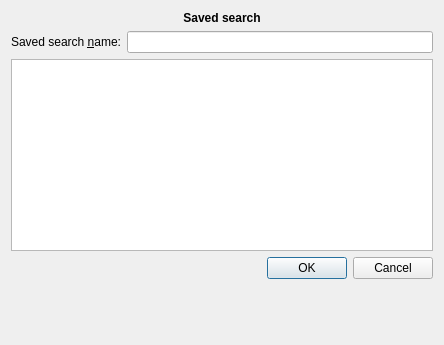
<?xml version="1.0" encoding="UTF-8"?>
<ui version="4.0">
 <class>AddOrEditSavedSearchDialog</class>
 <widget class="QWidget" name="AddOrEditSavedSearchDialog">
  <property name="geometry">
   <rect>
    <x>0</x>
    <y>0</y>
    <width>444</width>
    <height>345</height>
   </rect>
  </property>
  <property name="windowTitle">
   <string>Form</string>
  </property>
  <layout class="QVBoxLayout" name="verticalLayout">
   <item>
    <widget class="QLabel" name="savedSearchLabel">
     <property name="font">
      <font>
       <weight>75</weight>
       <bold>true</bold>
      </font>
     </property>
     <property name="text">
      <string>Saved search</string>
     </property>
     <property name="alignment">
      <set>Qt::AlignCenter</set>
     </property>
    </widget>
   </item>
   <item>
    <layout class="QHBoxLayout" name="savedSearchNameHorizontalLayout">
     <item>
      <widget class="QLabel" name="savedSearchNameLabel">
       <property name="text">
        <string>Saved search &amp;name:</string>
       </property>
       <property name="alignment">
        <set>Qt::AlignRight|Qt::AlignTrailing|Qt::AlignVCenter</set>
       </property>
       <property name="buddy">
        <cstring>savedSearchNameLineEdit</cstring>
       </property>
      </widget>
     </item>
     <item>
      <widget class="QLineEdit" name="savedSearchNameLineEdit"/>
     </item>
    </layout>
   </item>
   <item>
    <widget class="QPlainTextEdit" name="searchQueryPlainTextEdit"/>
   </item>
   <item>
    <widget class="QDialogButtonBox" name="buttonBox">
     <property name="standardButtons">
      <set>QDialogButtonBox::Cancel|QDialogButtonBox::Ok</set>
     </property>
    </widget>
   </item>
   <item>
    <widget class="QLabel" name="statusBar">
     <property name="sizePolicy">
      <sizepolicy hsizetype="Preferred" vsizetype="Expanding">
       <horstretch>0</horstretch>
       <verstretch>0</verstretch>
      </sizepolicy>
     </property>
    </widget>
   </item>
  </layout>
 </widget>
 <tabstops>
  <tabstop>savedSearchNameLineEdit</tabstop>
  <tabstop>searchQueryPlainTextEdit</tabstop>
 </tabstops>
 <resources/>
 <connections/>
</ui>
